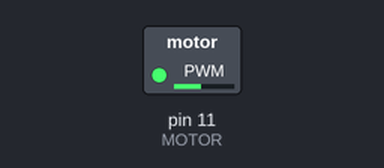
The sketch below on a simulated Arduino Uno, built with avr-gcc and run on an emulated ATmega328P. Shown: switched loads named in the sketch (green lamp = pin HIGH).

Above: at 0.1 s.
Timing chart, 0 to 1.6 s (numbered marks = the images above):
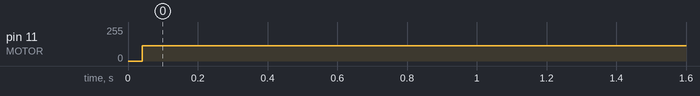

Measured:
- by itself, pin 11 (MOTOR): 0/255 → 114/255 at 0.04 s

The sketch:

Acc.ino
```cpp
#define MOTOR 11
int acc = 0;

void setup() {
  // put your setup code here, to run once:
  pinMode(MOTOR, OUTPUT);
}

void loop() {
  for (acc = 0 ; acc <= 255; acc +=5) {
  analogWrite(MOTOR, acc);
  }
}
```
